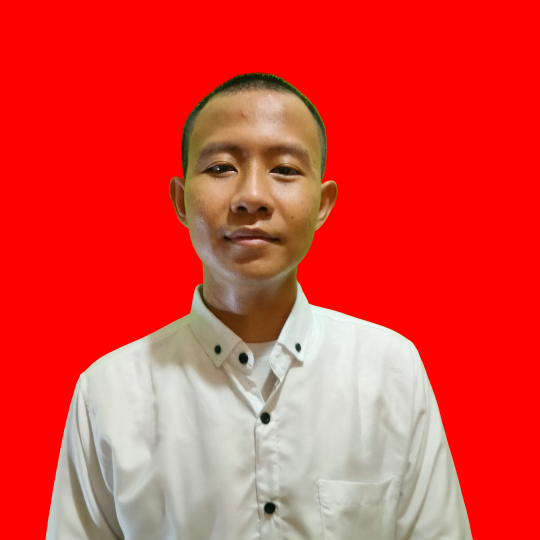
#> input picture foto.png, 1080 x 1080 px, found by its file name (shown at 1/2 size)
$ python optimize_images.py
#> lines starting #> are read from the running program, lines starting #| are printed output that depends on the picture
"""Create responsive WebP/AVIF assets from the portfolio's original images.

The originals remain untouched. Output goes to public/images/optimized so the
website can use small thumbnails for cards and a reasonable full-size image for
the certificate dialog.
"""

from pathlib import Path

from PIL import Image, ImageOps

Image.MAX_IMAGE_PIXELS = None

ROOT = Path(__file__).resolve().parents[1]
SOURCE = ROOT / "public"
OUTPUT = SOURCE / "images" / "optimized"

IMAGES = {
    "profile": SOURCE / "foto.png",
    "bnsp-2024": SOURCE / "sertifikat" / "BNSP 2024.jpg",
    "bnsp-2023": SOURCE / "sertifikat" / "BNSP 2023.jpg",
    "bangkit": SOURCE / "sertifikat" / "bangkit.jpg",
    "akreditasi": SOURCE / "sertifikat" / "akreditasi.jpg",
    "pbi": SOURCE / "sertifikat" / "pbi.jpg",
    "pedas": SOURCE / "sertifikat" / "pedas.jpg",
    "netacad-2024": SOURCE / "sertifikat" / "netacad 2024.jpg",
    "netacad-2025": SOURCE / "sertifikat" / "netacad 2025.jpg",
}


def resize(image: Image.Image, max_edge: int) -> Image.Image:
    result = ImageOps.exif_transpose(image)
    result.thumbnail((max_edge, max_edge), Image.Resampling.LANCZOS)
    return result


def save_variants(image: Image.Image, basename: str) -> None:
    rgb = image.convert("RGB")
    rgb.save(OUTPUT / f"{basename}.webp", "WEBP", quality=82, method=6)
    rgb.save(OUTPUT / f"{basename}.avif", "AVIF", quality=55)


def main() -> None:
    OUTPUT.mkdir(parents=True, exist_ok=True)

    for name, source in IMAGES.items():
        with Image.open(source) as image:
#> image is the input picture: PIL image 1080x1080 RGBA; mean R, G, B, A 226, 64.9, 57.7, 255
            full_size = 512 if name == "profile" else 2200
            thumbnail_size = 360 if name == "profile" else 720
            save_variants(resize(image, full_size), name)
#> in resize, `result.thumbnail((max_edge, max_edge), Image.Resampling.LANCZOS)`:
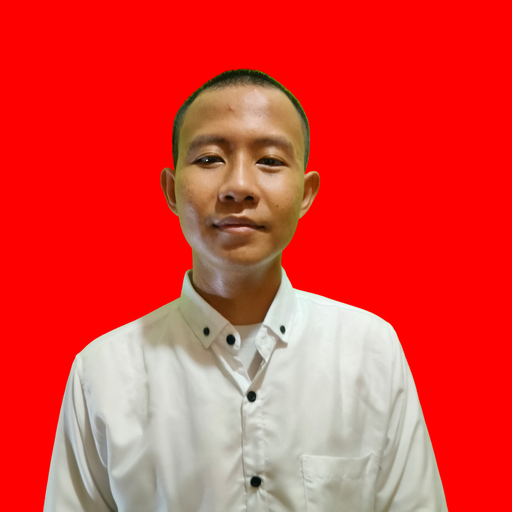
#> result: PIL image 512x512 RGBA; mean R, G, B, A 225.9, 64.9, 57.8, 255
            save_variants(resize(image, thumbnail_size), f"{name}-thumb")


if __name__ == "__main__":
#> (the run stopped early here; a loop or call above may not have finished)
